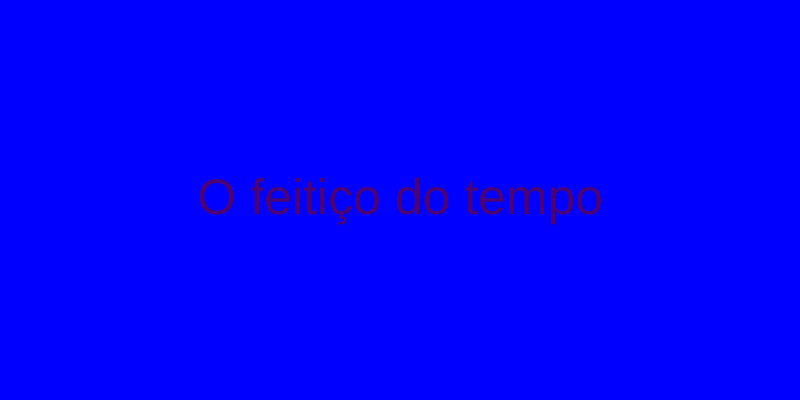
Frame 1 (no input)
Frame 60 (no input): identical to frame 1, image omitted
Frame 120 (the mouse pressed at the canvas centre since frame 60): identical to frame 1, image omitted

The p5.js sketch that drew this single still picture (run headless with seeded random() and noise() and a simulated clock; from frame 60 on, the mouse is pressed at the canvas centre):

// p5.js sketch
// ── sketch.js
let campoIdade;
let campoFantasia;
let campoAventura;

function setup() {
  createCanvas(800, 400);
  createElement("h2", "Recomendador de filmes");
  createSpan("Sua idade:");
  campoIdade = createInput("5");
  campoFantasia = createCheckbox("Gosta de fantasia?");
  campoAventura = createCheckbox("Gosta de aventura?");
}

function draw() {
  background("BLUE");
  let idade = campoIdade.value();
  let gostaDeFantasia = campoFantasia.checked();
  let gostaDeAventura = campoAventura.checked();
  let recomendacao = geraRecomendacao(idade, gostaDeFantasia, gostaDeAventura);

  fill(color(76, 0, 115));
  textAlign(CENTER, CENTER);
  textSize(50);
  text(recomendacao, width / 2, height / 2);
}

function geraRecomendacao(idade, gostaDeFantasia, gostaDeAventura) {
  if (idade >= 10) {
    if (idade >= 14) {
      return "O menino que descobriu o vento";
    } else {
      if (idade >= 1) {
        if(gostaDeFantasia || gostaDeAventura) {
          return "Homem aranha: no aranhaverso";          
        } else{
         return "Ladrões de bicicleta";
        }
      } else {
        if (gostaDeFantasia) {
          return "As aventuras de pi";
        } else {
          return "Depois da chuva";
        }
      }
    }
  } else {
    if (gostaDeFantasia) {
      return "A viagem de chihiro";
    } else {
      return "O feitiço do tempo";
    }
  }
}
